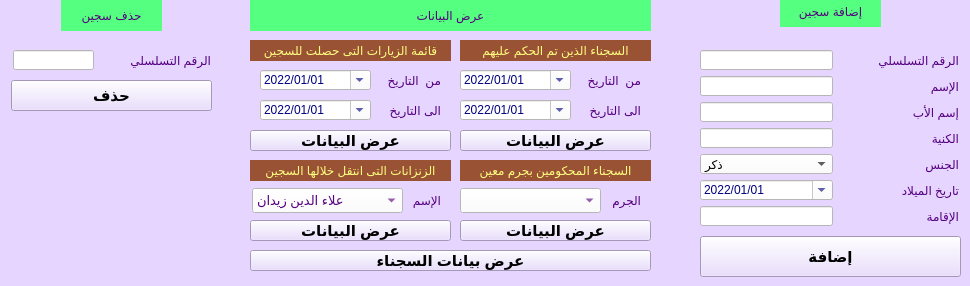
    <widget class="QWidget" name="GUIPerson">
     <property name="styleSheet">
      <string notr="true">background-color: rgb(229, 213, 255);</string>
     </property>
     <attribute name="title">
      <string>السجناء</string>
     </attribute>
     <widget class="QPushButton" name="btnPA1">
      <property name="geometry">
       <rect>
        <x>700</x>
        <y>236</y>
        <width>261</width>
        <height>41</height>
       </rect>
      </property>
      <property name="font">
       <font>
        <family>Arial Rounded MT Bold</family>
        <pointsize>11</pointsize>
        <weight>75</weight>
        <italic>false</italic>
        <bold>true</bold>
       </font>
      </property>
      <property name="cursor">
       <cursorShape>PointingHandCursor</cursorShape>
      </property>
      <property name="styleSheet">
       <string notr="true">QPushButton {
   background-color: #EA4C89;
  border-radius: 8px;
  color: #FFFFFF;
	
}
QPushButton:hover{
  background-color: #F082AC;
}
QPushButton:pressed{
background-color: rgb(85, 255, 127);
}
	font: 75 11pt &quot;MS Shell Dlg 2&quot;;



</string>
      </property>
      <property name="text">
       <string>إضافة</string>
      </property>
     </widget>
     <widget class="QComboBox" name="comboBoxPA1">
      <property name="enabled">
       <bool>true</bool>
      </property>
      <property name="geometry">
       <rect>
        <x>700</x>
        <y>154</y>
        <width>133</width>
        <height>20</height>
       </rect>
      </property>
      <property name="minimumSize">
       <size>
        <width>20</width>
        <height>0</height>
       </size>
      </property>
      <property name="styleSheet">
       <string notr="true">background-color: rgb(255, 255, 255);</string>
      </property>
      <item>
       <property name="text">
        <string>ذكر</string>
       </property>
      </item>
      <item>
       <property name="text">
        <string>انثى</string>
       </property>
      </item>
     </widget>
     <widget class="QPushButton" name="btnPD1">
      <property name="geometry">
       <rect>
        <x>250</x>
        <y>130</y>
        <width>201</width>
        <height>21</height>
       </rect>
      </property>
      <property name="font">
       <font>
        <family>Arial</family>
        <pointsize>11</pointsize>
        <weight>75</weight>
        <bold>true</bold>
       </font>
      </property>
      <property name="cursor">
       <cursorShape>PointingHandCursor</cursorShape>
      </property>
      <property name="styleSheet">
       <string notr="true">QPushButton {
   background-color: #EA4C89;
  border-radius: 8px;
  color: #FFFFFF;
}
QPushButton:hover{
  background-color: #F082AC;
}
QPushButton:pressed{
background-color: rgb(85, 255, 127);
}
	font: 75 11pt &quot;MS Shell Dlg 2&quot;;



</string>
      </property>
      <property name="text">
       <string>عرض البيانات</string>
      </property>
     </widget>
     <widget class="QLabel" name="label_15">
      <property name="geometry">
       <rect>
        <x>580</x>
        <y>100</y>
        <width>61</width>
        <height>20</height>
       </rect>
      </property>
      <property name="styleSheet">
       <string notr="true">color: rgb(85, 0, 127);
font: 75 10pt &quot;MS Shell Dlg 2&quot;;</string>
      </property>
      <property name="text">
       <string>الى التاريخ</string>
      </property>
     </widget>
     <widget class="QDateEdit" name="datePD2">
      <property name="geometry">
       <rect>
        <x>260</x>
        <y>100</y>
        <width>111</width>
        <height>20</height>
       </rect>
      </property>
      <property name="styleSheet">
       <string notr="true">color: rgb(0, 0, 127);
background-color: rgb(255, 255, 255);
font: 75 11pt &quot;MS Shell Dlg 2&quot;;</string>
      </property>
      <property name="displayFormat">
       <string>yyyy/MM/dd</string>
      </property>
      <property name="calendarPopup">
       <bool>true</bool>
      </property>
      <property name="timeSpec">
       <enum>Qt::TimeZone</enum>
      </property>
      <property name="date">
       <date>
        <year>2022</year>
        <month>1</month>
        <day>1</day>
       </date>
      </property>
     </widget>
     <widget class="QPushButton" name="btnPB1">
      <property name="geometry">
       <rect>
        <x>11</x>
        <y>80</y>
        <width>201</width>
        <height>31</height>
       </rect>
      </property>
      <property name="font">
       <font>
        <family>Arial</family>
        <pointsize>11</pointsize>
        <weight>75</weight>
        <bold>true</bold>
       </font>
      </property>
      <property name="cursor">
       <cursorShape>PointingHandCursor</cursorShape>
      </property>
      <property name="autoFillBackground">
       <bool>false</bool>
      </property>
      <property name="styleSheet">
       <string notr="true">QPushButton {
   background-color: #EA4C89;
  border-radius: 8px;
  color: #FFFFFF;
}
QPushButton:hover{
  background-color: #F082AC;
}
QPushButton:pressed{
background-color: rgb(85, 255, 127);
}
	font: 75 11pt &quot;MS Shell Dlg 2&quot;;



</string>
      </property>
      <property name="text">
       <string>حذف</string>
      </property>
     </widget>
     <widget class="QPushButton" name="btnAll">
      <property name="geometry">
       <rect>
        <x>250</x>
        <y>250</y>
        <width>401</width>
        <height>21</height>
       </rect>
      </property>
      <property name="font">
       <font>
        <family>Arial</family>
        <pointsize>11</pointsize>
        <weight>75</weight>
        <bold>true</bold>
       </font>
      </property>
      <property name="cursor">
       <cursorShape>PointingHandCursor</cursorShape>
      </property>
      <property name="styleSheet">
       <string notr="true">QPushButton {
   background-color: #EA4C89;
  border-radius: 8px;
  color: #FFFFFF;
}
QPushButton:hover{
  background-color: #F082AC;
}
QPushButton:pressed{
background-color: rgb(85, 255, 127);
}
	font: 75 11pt &quot;MS Shell Dlg 2&quot;;



</string>
      </property>
      <property name="text">
       <string>عرض بيانات السجناء</string>
      </property>
     </widget>
     <widget class="QLabel" name="label_17">
      <property name="geometry">
       <rect>
        <x>610</x>
        <y>190</y>
        <width>31</width>
        <height>20</height>
       </rect>
      </property>
      <property name="styleSheet">
       <string notr="true">color: rgb(85, 0, 127);
font: 75 10pt &quot;MS Shell Dlg 2&quot;;</string>
      </property>
      <property name="text">
       <string>الجرم</string>
      </property>
     </widget>
     <widget class="QLineEdit" name="LinePA3">
      <property name="geometry">
       <rect>
        <x>700</x>
        <y>102</y>
        <width>133</width>
        <height>20</height>
       </rect>
      </property>
      <property name="styleSheet">
       <string notr="true">background-color: rgb(255, 255, 255);</string>
      </property>
     </widget>
     <widget class="QLabel" name="label_16">
      <property name="geometry">
       <rect>
        <x>460</x>
        <y>160</y>
        <width>191</width>
        <height>21</height>
       </rect>
      </property>
      <property name="styleSheet">
       <string notr="true">font: 11pt &quot;MS Shell Dlg 2&quot;;
color: rgb(255, 255, 127);
background-color: rgb(154, 82, 53);</string>
      </property>
      <property name="text">
       <string>السجناء المحكومين بجرم معين</string>
      </property>
      <property name="alignment">
       <set>Qt::AlignCenter</set>
      </property>
     </widget>
     <widget class="QLabel" name="label_11">
      <property name="geometry">
       <rect>
        <x>100</x>
        <y>50</y>
        <width>111</width>
        <height>20</height>
       </rect>
      </property>
      <property name="styleSheet">
       <string notr="true">color: rgb(85, 0, 127);
font: 75 11pt &quot;MS Shell Dlg 2&quot;;</string>
      </property>
      <property name="text">
       <string>الرقم التسلسلي</string>
      </property>
     </widget>
     <widget class="QDateEdit" name="datePC1">
      <property name="geometry">
       <rect>
        <x>460</x>
        <y>70</y>
        <width>111</width>
        <height>20</height>
       </rect>
      </property>
      <property name="styleSheet">
       <string notr="true">color: rgb(0, 0, 127);
background-color: rgb(255, 255, 255);
font: 75 11pt &quot;MS Shell Dlg 2&quot;;</string>
      </property>
      <property name="displayFormat">
       <string>yyyy/MM/dd</string>
      </property>
      <property name="calendarPopup">
       <bool>true</bool>
      </property>
      <property name="timeSpec">
       <enum>Qt::TimeZone</enum>
      </property>
      <property name="date">
       <date>
        <year>2022</year>
        <month>1</month>
        <day>1</day>
       </date>
      </property>
     </widget>
     <widget class="QLineEdit" name="LinePA5">
      <property name="geometry">
       <rect>
        <x>700</x>
        <y>206</y>
        <width>133</width>
        <height>20</height>
       </rect>
      </property>
      <property name="styleSheet">
       <string notr="true">background-color: rgb(255, 255, 255);</string>
      </property>
     </widget>
     <widget class="QLabel" name="label_7">
      <property name="geometry">
       <rect>
        <x>839</x>
        <y>180</y>
        <width>120</width>
        <height>20</height>
       </rect>
      </property>
      <property name="styleSheet">
       <string notr="true">color: rgb(85, 0, 127);
font: 75 11pt &quot;MS Shell Dlg 2&quot;;</string>
      </property>
      <property name="text">
       <string>تاريخ الميلاد</string>
      </property>
     </widget>
     <widget class="QLabel" name="label_22">
      <property name="geometry">
       <rect>
        <x>400</x>
        <y>190</y>
        <width>41</width>
        <height>20</height>
       </rect>
      </property>
      <property name="styleSheet">
       <string notr="true">color: rgb(85, 0, 127);
font: 75 10pt &quot;MS Shell Dlg 2&quot;;</string>
      </property>
      <property name="text">
       <string>الإسم</string>
      </property>
     </widget>
     <widget class="QDateEdit" name="datePD1">
      <property name="geometry">
       <rect>
        <x>260</x>
        <y>70</y>
        <width>111</width>
        <height>20</height>
       </rect>
      </property>
      <property name="styleSheet">
       <string notr="true">color: rgb(0, 0, 127);
background-color: rgb(255, 255, 255);
font: 75 11pt &quot;MS Shell Dlg 2&quot;;</string>
      </property>
      <property name="displayFormat">
       <string>yyyy/MM/dd</string>
      </property>
      <property name="calendarPopup">
       <bool>true</bool>
      </property>
      <property name="timeSpec">
       <enum>Qt::TimeZone</enum>
      </property>
      <property name="date">
       <date>
        <year>2022</year>
        <month>1</month>
        <day>1</day>
       </date>
      </property>
     </widget>
     <widget class="QLineEdit" name="LinePB1">
      <property name="geometry">
       <rect>
        <x>13</x>
        <y>50</y>
        <width>81</width>
        <height>20</height>
       </rect>
      </property>
      <property name="styleSheet">
       <string notr="true">background-color: rgb(255, 255, 255);</string>
      </property>
     </widget>
     <widget class="QLabel" name="label_5">
      <property name="geometry">
       <rect>
        <x>839</x>
        <y>128</y>
        <width>120</width>
        <height>20</height>
       </rect>
      </property>
      <property name="styleSheet">
       <string notr="true">color: rgb(85, 0, 127);
font: 75 11pt &quot;MS Shell Dlg 2&quot;;</string>
      </property>
      <property name="text">
       <string>الكنية</string>
      </property>
     </widget>
     <widget class="QLineEdit" name="LinePA2">
      <property name="geometry">
       <rect>
        <x>700</x>
        <y>76</y>
        <width>133</width>
        <height>20</height>
       </rect>
      </property>
      <property name="styleSheet">
       <string notr="true">background-color: rgb(255, 255, 255);</string>
      </property>
     </widget>
     <widget class="QLabel" name="label_18">
      <property name="geometry">
       <rect>
        <x>380</x>
        <y>70</y>
        <width>61</width>
        <height>20</height>
       </rect>
      </property>
      <property name="styleSheet">
       <string notr="true">color: rgb(85, 0, 127);
font: 75 10pt &quot;MS Shell Dlg 2&quot;;</string>
      </property>
      <property name="text">
       <string>من  التاريخ</string>
      </property>
     </widget>
     <widget class="QLineEdit" name="LinePA4">
      <property name="geometry">
       <rect>
        <x>700</x>
        <y>128</y>
        <width>133</width>
        <height>20</height>
       </rect>
      </property>
      <property name="styleSheet">
       <string notr="true">background-color: rgb(255, 255, 255);</string>
      </property>
     </widget>
     <widget class="QLabel" name="label_8">
      <property name="geometry">
       <rect>
        <x>839</x>
        <y>206</y>
        <width>120</width>
        <height>20</height>
       </rect>
      </property>
      <property name="styleSheet">
       <string notr="true">color: rgb(85, 0, 127);
font: 75 11pt &quot;MS Shell Dlg 2&quot;;</string>
      </property>
      <property name="text">
       <string>الإقامة</string>
      </property>
     </widget>
     <widget class="QLabel" name="label_13">
      <property name="geometry">
       <rect>
        <x>460</x>
        <y>40</y>
        <width>191</width>
        <height>21</height>
       </rect>
      </property>
      <property name="styleSheet">
       <string notr="true">font: 11pt &quot;MS Shell Dlg 2&quot;;
color: rgb(255, 255, 127);
background-color: rgb(154, 82, 53);</string>
      </property>
      <property name="text">
       <string>السجناء الذين تم الحكم عليهم</string>
      </property>
      <property name="alignment">
       <set>Qt::AlignCenter</set>
      </property>
     </widget>
     <widget class="QLabel" name="label_6">
      <property name="geometry">
       <rect>
        <x>848</x>
        <y>154</y>
        <width>111</width>
        <height>20</height>
       </rect>
      </property>
      <property name="styleSheet">
       <string notr="true">color: rgb(85, 0, 127);
font: 75 11pt &quot;MS Shell Dlg 2&quot;;</string>
      </property>
      <property name="text">
       <string>الجنس</string>
      </property>
     </widget>
     <widget class="QPushButton" name="btnPF1">
      <property name="geometry">
       <rect>
        <x>250</x>
        <y>220</y>
        <width>201</width>
        <height>21</height>
       </rect>
      </property>
      <property name="font">
       <font>
        <family>Arial</family>
        <pointsize>11</pointsize>
        <weight>75</weight>
        <bold>true</bold>
       </font>
      </property>
      <property name="cursor">
       <cursorShape>PointingHandCursor</cursorShape>
      </property>
      <property name="styleSheet">
       <string notr="true">QPushButton {
   background-color: #EA4C89;
  border-radius: 8px;
  color: #FFFFFF;
}
QPushButton:hover{
  background-color: #F082AC;
}
QPushButton:pressed{
background-color: rgb(85, 255, 127);
}
	font: 75 11pt &quot;MS Shell Dlg 2&quot;;



</string>
      </property>
      <property name="text">
       <string>عرض البيانات</string>
      </property>
     </widget>
     <widget class="QLabel" name="label_12">
      <property name="geometry">
       <rect>
        <x>250</x>
        <y>0</y>
        <width>401</width>
        <height>31</height>
       </rect>
      </property>
      <property name="styleSheet">
       <string notr="true">background-color: rgb(85, 255, 127);
color: rgb(85, 0, 127);
font: 75 12pt &quot;MS Shell Dlg 2&quot;;</string>
      </property>
      <property name="text">
       <string>عرض البيانات</string>
      </property>
      <property name="alignment">
       <set>Qt::AlignCenter</set>
      </property>
     </widget>
     <widget class="QLabel" name="label_2">
      <property name="geometry">
       <rect>
        <x>839</x>
        <y>50</y>
        <width>120</width>
        <height>20</height>
       </rect>
      </property>
      <property name="styleSheet">
       <string notr="true">color: rgb(85, 0, 127);
font: 75 11pt &quot;MS Shell Dlg 2&quot;;</string>
      </property>
      <property name="text">
       <string>الرقم التسلسلي</string>
      </property>
     </widget>
     <widget class="QLabel" name="label_4">
      <property name="geometry">
       <rect>
        <x>839</x>
        <y>102</y>
        <width>120</width>
        <height>20</height>
       </rect>
      </property>
      <property name="styleSheet">
       <string notr="true">color: rgb(85, 0, 127);
font: 75 11pt &quot;MS Shell Dlg 2&quot;;</string>
      </property>
      <property name="text">
       <string>إسم الأب</string>
      </property>
     </widget>
     <widget class="QDateEdit" name="datePC2">
      <property name="geometry">
       <rect>
        <x>460</x>
        <y>100</y>
        <width>111</width>
        <height>20</height>
       </rect>
      </property>
      <property name="styleSheet">
       <string notr="true">color: rgb(0, 0, 127);
background-color: rgb(255, 255, 255);
font: 75 11pt &quot;MS Shell Dlg 2&quot;;</string>
      </property>
      <property name="displayFormat">
       <string>yyyy/MM/dd</string>
      </property>
      <property name="calendarPopup">
       <bool>true</bool>
      </property>
      <property name="timeSpec">
       <enum>Qt::TimeZone</enum>
      </property>
      <property name="date">
       <date>
        <year>2022</year>
        <month>1</month>
        <day>1</day>
       </date>
      </property>
     </widget>
     <widget class="QPushButton" name="btnPC1">
      <property name="geometry">
       <rect>
        <x>460</x>
        <y>130</y>
        <width>191</width>
        <height>21</height>
       </rect>
      </property>
      <property name="font">
       <font>
        <family>Arial</family>
        <pointsize>11</pointsize>
        <weight>75</weight>
        <bold>true</bold>
       </font>
      </property>
      <property name="cursor">
       <cursorShape>PointingHandCursor</cursorShape>
      </property>
      <property name="styleSheet">
       <string notr="true">QPushButton {
   background-color: #EA4C89;
  border-radius: 8px;
  color: #FFFFFF;
}
QPushButton:hover{
  background-color: #F082AC;
}
QPushButton:pressed{
background-color: rgb(85, 255, 127);
}
	font: 75 11pt &quot;MS Shell Dlg 2&quot;;



</string>
      </property>
      <property name="text">
       <string>عرض البيانات</string>
      </property>
     </widget>
     <widget class="QLabel" name="label_19">
      <property name="geometry">
       <rect>
        <x>250</x>
        <y>40</y>
        <width>201</width>
        <height>21</height>
       </rect>
      </property>
      <property name="styleSheet">
       <string notr="true">font: 10pt &quot;MS Shell Dlg 2&quot;;
color: rgb(255, 255, 127);
background-color: rgb(154, 82, 53);</string>
      </property>
      <property name="text">
       <string>قائمة الزيارات التى حصلت للسجين</string>
      </property>
      <property name="alignment">
       <set>Qt::AlignCenter</set>
      </property>
     </widget>
     <widget class="QLabel" name="label_10">
      <property name="geometry">
       <rect>
        <x>61</x>
        <y>0</y>
        <width>101</width>
        <height>31</height>
       </rect>
      </property>
      <property name="styleSheet">
       <string notr="true">background-color: rgb(85, 255, 127);
color: rgb(85, 0, 127);
font: 75 12pt &quot;MS Shell Dlg 2&quot;;</string>
      </property>
      <property name="text">
       <string>حذف سجين</string>
      </property>
      <property name="alignment">
       <set>Qt::AlignCenter</set>
      </property>
     </widget>
     <widget class="QLineEdit" name="LinePA1">
      <property name="geometry">
       <rect>
        <x>700</x>
        <y>50</y>
        <width>133</width>
        <height>20</height>
       </rect>
      </property>
      <property name="styleSheet">
       <string notr="true">background-color: rgb(255, 255, 255);</string>
      </property>
     </widget>
     <widget class="QLabel" name="label_14">
      <property name="geometry">
       <rect>
        <x>580</x>
        <y>70</y>
        <width>61</width>
        <height>20</height>
       </rect>
      </property>
      <property name="styleSheet">
       <string notr="true">color: rgb(85, 0, 127);
font: 75 10pt &quot;MS Shell Dlg 2&quot;;</string>
      </property>
      <property name="text">
       <string>من  التاريخ</string>
      </property>
     </widget>
     <widget class="QLabel" name="label_21">
      <property name="geometry">
       <rect>
        <x>250</x>
        <y>160</y>
        <width>201</width>
        <height>21</height>
       </rect>
      </property>
      <property name="styleSheet">
       <string notr="true">font: 10pt &quot;MS Shell Dlg 2&quot;;
color: rgb(255, 255, 127);
background-color: rgb(154, 82, 53);</string>
      </property>
      <property name="text">
       <string>الزنزانات التى انتقل خلالها السجين</string>
      </property>
      <property name="alignment">
       <set>Qt::AlignCenter</set>
      </property>
     </widget>
     <widget class="QLabel" name="label_20">
      <property name="geometry">
       <rect>
        <x>380</x>
        <y>100</y>
        <width>61</width>
        <height>20</height>
       </rect>
      </property>
      <property name="styleSheet">
       <string notr="true">color: rgb(85, 0, 127);
font: 75 10pt &quot;MS Shell Dlg 2&quot;;</string>
      </property>
      <property name="text">
       <string>الى التاريخ</string>
      </property>
     </widget>
     <widget class="QLabel" name="label_3">
      <property name="geometry">
       <rect>
        <x>839</x>
        <y>76</y>
        <width>120</width>
        <height>20</height>
       </rect>
      </property>
      <property name="styleSheet">
       <string notr="true">color: rgb(85, 0, 127);
font: 75 11pt &quot;MS Shell Dlg 2&quot;;</string>
      </property>
      <property name="text">
       <string>الإسم</string>
      </property>
     </widget>
     <widget class="QLabel" name="label_9">
      <property name="geometry">
       <rect>
        <x>780</x>
        <y>-4</y>
        <width>101</width>
        <height>31</height>
       </rect>
      </property>
      <property name="styleSheet">
       <string notr="true">background-color: rgb(85, 255, 127);
color: rgb(85, 0, 127);
font: 75 12pt &quot;MS Shell Dlg 2&quot;;</string>
      </property>
      <property name="text">
       <string>إضافة سجين</string>
      </property>
      <property name="alignment">
       <set>Qt::AlignCenter</set>
      </property>
     </widget>
     <widget class="QPushButton" name="btnPE1">
      <property name="geometry">
       <rect>
        <x>460</x>
        <y>220</y>
        <width>191</width>
        <height>21</height>
       </rect>
      </property>
      <property name="font">
       <font>
        <family>Arial</family>
        <pointsize>11</pointsize>
        <weight>75</weight>
        <bold>true</bold>
       </font>
      </property>
      <property name="cursor">
       <cursorShape>PointingHandCursor</cursorShape>
      </property>
      <property name="styleSheet">
       <string notr="true">QPushButton {
   background-color: #EA4C89;
  border-radius: 8px;
  color: #FFFFFF;
}
QPushButton:hover{
  background-color: #F082AC;
}
QPushButton:pressed{
background-color: rgb(85, 255, 127);
}
	font: 75 11pt &quot;MS Shell Dlg 2&quot;;



</string>
      </property>
      <property name="text">
       <string>عرض البيانات</string>
      </property>
     </widget>
     <widget class="QDateEdit" name="datePA1">
      <property name="geometry">
       <rect>
        <x>700</x>
        <y>180</y>
        <width>133</width>
        <height>20</height>
       </rect>
      </property>
      <property name="styleSheet">
       <string notr="true">color: rgb(0, 0, 127);
background-color: rgb(255, 255, 255);
font: 75 11pt &quot;MS Shell Dlg 2&quot;;</string>
      </property>
      <property name="displayFormat">
       <string>yyyy/MM/dd</string>
      </property>
      <property name="calendarPopup">
       <bool>true</bool>
      </property>
      <property name="timeSpec">
       <enum>Qt::TimeZone</enum>
      </property>
      <property name="date">
       <date>
        <year>2022</year>
        <month>1</month>
        <day>1</day>
       </date>
      </property>
     </widget>
     <widget class="QComboBox" name="comboGetOffen">
      <property name="enabled">
       <bool>true</bool>
      </property>
      <property name="geometry">
       <rect>
        <x>460</x>
        <y>188</y>
        <width>141</width>
        <height>25</height>
       </rect>
      </property>
      <property name="minimumSize">
       <size>
        <width>20</width>
        <height>0</height>
       </size>
      </property>
      <property name="font">
       <font>
        <pointsize>10</pointsize>
        <weight>50</weight>
        <bold>false</bold>
       </font>
      </property>
      <property name="styleSheet">
       <string notr="true">background-color: rgb(255, 255, 255);
color: rgb(85, 0, 127);</string>
      </property>
     </widget>
     <widget class="QComboBox" name="comboPer_2">
      <property name="enabled">
       <bool>true</bool>
      </property>
      <property name="geometry">
       <rect>
        <x>252</x>
        <y>188</y>
        <width>151</width>
        <height>25</height>
       </rect>
      </property>
      <property name="minimumSize">
       <size>
        <width>20</width>
        <height>0</height>
       </size>
      </property>
      <property name="font">
       <font>
        <pointsize>10</pointsize>
        <weight>50</weight>
        <bold>false</bold>
       </font>
      </property>
      <property name="styleSheet">
       <string notr="true">background-color: rgb(255, 255, 255);
color: rgb(85, 0, 127);</string>
      </property>
      <item>
       <property name="text">
        <string>علاء الدين زيدان</string>
       </property>
      </item>
     </widget>
    </widget>
